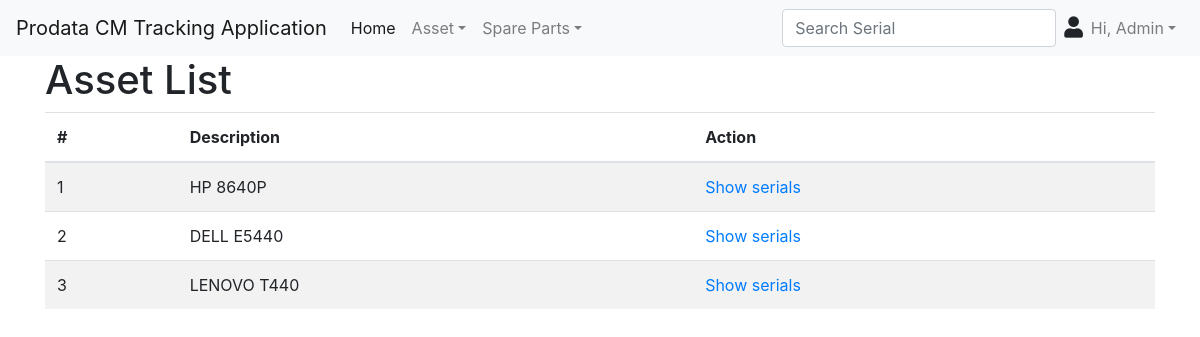
The page / on the database its author committed.
### tables this page shows
CREATE TABLE IF NOT EXISTS `brand` (
  `brandID` INT NOT NULL AUTO_INCREMENT,
  `brandName` VARCHAR(45) NOT NULL,
  `scopeID` INT NOT NULL,
  PRIMARY KEY (`brandID`),
  INDEX `fk_brand_scope1_idx` (`scopeID` ASC),
  CONSTRAINT `fk_brand_scope1`
    FOREIGN KEY (`scopeID`)
    REFERENCES `scope` (`scopeID`)
    ON DELETE NO ACTION
    ON UPDATE NO ACTION);

CREATE TABLE IF NOT EXISTS `model` (
  `modelID` INT NOT NULL AUTO_INCREMENT,
  `modelName` VARCHAR(45) NOT NULL,
  `scopeID` INT NOT NULL,
  PRIMARY KEY (`modelID`),
  UNIQUE INDEX `modelName_UNIQUE` (`modelName` ASC),
  INDEX `fk_model_scope1_idx` (`scopeID` ASC),
  CONSTRAINT `fk_model_scope1`
    FOREIGN KEY (`scopeID`)
    REFERENCES `scope` (`scopeID`)
    ON DELETE NO ACTION
    ON UPDATE NO ACTION);

### index.php (called while the page is built)
<?php include('assets.php'); ?>

### class/class.asset.php (the view, shortened to what this page needs)
<?php
class Asset {
  public static function getActiveAssetBrandAndModel() {
    global $connection;
    $sql = "SELECT `brand`.`brandID`, `brand`.`brandName`, `model`.`modelID`, `model`.`modelName` ";
    $sql .= "FROM `asset` ";
    $sql .= "LEFT JOIN `brand` ON `asset`.`brandID` = `brand`.`brandID` ";
    $sql .= "LEFT JOIN `model` ON `asset`.`modelID` = `model`.`modelID` ";
    $sql .= "WHERE (`asset`.`statusID` = 1)";
    $sql = mysqli_query($connection, $sql);
    $num = 1;
    while ($row = mysqli_fetch_assoc($sql)) {
      $brandID = $row['brandID'];
      $modelID = $row['modelID'];
      $brandName = $row['brandName'];
      $modelName = $row['modelName'];
      echo "<tr>";
      echo "<td>{$num}</td>";
      echo "<td>{$brandName}&nbsp{$modelName}</td>";
      echo "<td><a href='assets.php?action=view&brand={$brandID}&model={$modelID}'>Show serials</a></td>";
      echo "</tr>";
      $num++;
    }
  }
}
?>

### rows shown on the page
brand: brandName "HP", model.modelName "8640P"
brand: brandName "DELL", model.modelName "E5440"
brand: brandName "LENOVO", model.modelName "T440"
